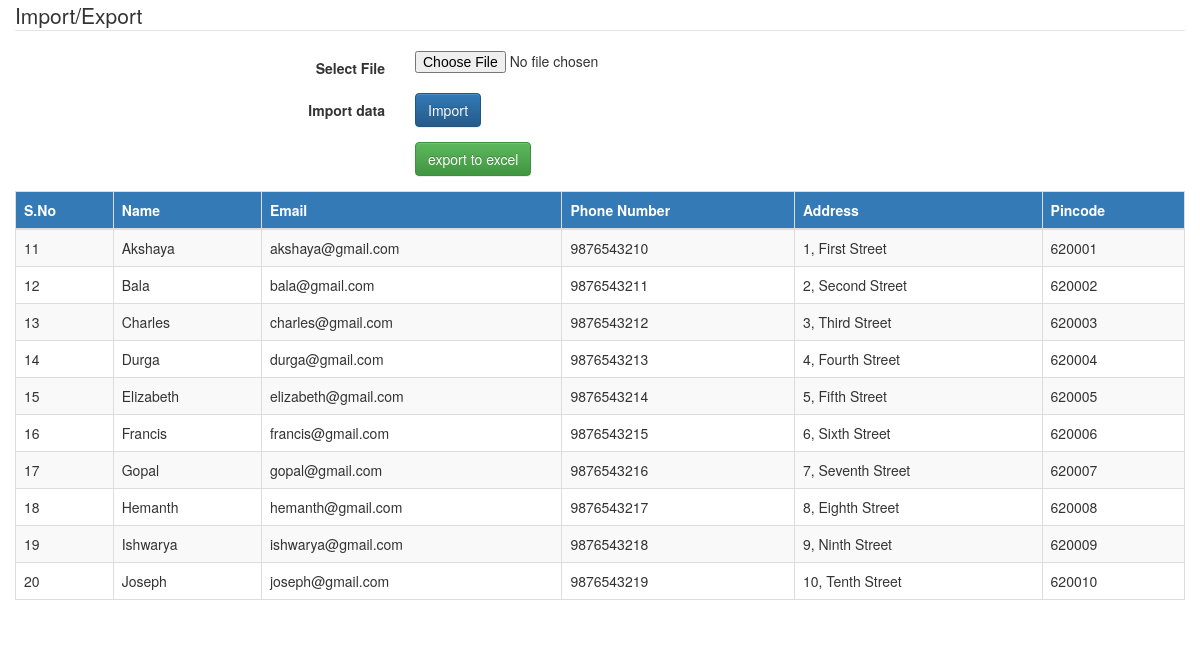
The page / on the database its author committed.
### tables this page shows
CREATE TABLE `details` (
  `s` int(11) NOT NULL,
  `name` varchar(255) NOT NULL,
  `email` varchar(255) NOT NULL,
  `phone_number` varchar(255) NOT NULL,
  `address` varchar(255) NOT NULL,
  `pincode` int(11) NOT NULL
);

### index.php (the view, shortened to what this page needs)
<!DOCTYPE html>
<html lang="en">
<head>
    <link rel="stylesheet" href="https://maxcdn.bootstrapcdn.com/bootstrap/3.3.7/css/bootstrap.min.css">
    <link rel="stylesheet" href="https://maxcdn.bootstrapcdn.com/bootstrap/3.3.7/css/bootstrap-theme.min.css">
</head>
<body>
    <div id="wrap">
        <div class="container">
            <div class="row">
                <form class="form-horizontal" action="actions.php" method="post" name="import" enctype="multipart/form-data">
                    <fieldset>
                        <legend>Import/Export</legend>
                        <div class="form-group">
                            <label class="col-md-4 control-label" for="filebutton">Select File</label>
                            <div class="col-md-4">
                                <input type="file" name="file" id="file" class="input-large">
                            </div>
                        </div>
                        <div class="form-group">
                            <label class="col-md-4 control-label" for="singlebutton">Import data</label>
                            <div class="col-md-4">
                                <button type="submit" id="submit" name="submit" class="btn btn-primary button-loading" data-loading-text="Loading...">Import</button>
                            </div>
                        </div>
                    </fieldset>
                </form>
                <div>
                    <form class="form-horizontal" action="actions.php" method="post" name="upload_excel" enctype="multipart/form-data">
                        <div class="form-group">
                                <div class="col-md-4 col-md-offset-4">
                                    <input type="submit" name="Export" class="btn btn-success" value="export to excel"/>
                                </div>
                        </div>
                    </form>
                </div>
                <?php
                    include 'db_conn.php';
                    $sql1 = "SELECT * FROM `details`";
                    $result1 = mysqli_query($conn,$sql1);
                    if(mysqli_num_rows($result1) > 0)
                    {
                        echo "<div class='table-responsive'><table id='myTable' class='table table-striped table-bordered'>
                                <thead class='bg-primary'>
                                    <tr>
                                        <th>S.No</th>
                                        <th>Name</th>
                                        <th>Email</th>
                                        <th>Phone Number</th>
                                        <th>Address</th>
                                        <th>Pincode</th>
                                    </tr>
                                </thead>
                            ";
                        while($row = mysqli_fetch_assoc($result1))
                        {
                            echo "
                                    <tr>
                                        <td>" . $row['s'] . "</td>
                                        <td>" . $row['name'] . "</td>
                                        <td>" . $row['email'] . "</td>
                                        <td>" . $row['phone_number'] . "</td>
                                        <td>" . $row['address'] . "</td>
                                        <td>" . $row['pincode'] . "</td>
                                    </tr>
                                ";
                        }
                        echo "</tbody></table></div>";
                    }
                    else
                    {
                        echo "you have no records";
                    }
                ?>
            </div>
        </div>
    </div>
</body>
</html>

### rows shown on the page
details: s "11", name "Akshaya", email "akshaya@gmail.com", phone_number "9876543210", address "1, First Street", pincode "620001"
details: s "12", name "Bala", email "bala@gmail.com", phone_number "9876543211", address "2, Second Street", pincode "620002"
details: s "13", name "Charles", email "charles@gmail.com", phone_number "9876543212", address "3, Third Street", pincode "620003"
details: s "14", name "Durga", email "durga@gmail.com", phone_number "9876543213", address "4, Fourth Street", pincode "620004"
details: s "15", name "Elizabeth", email "elizabeth@gmail.com", phone_number "9876543214", address "5, Fifth Street", pincode "620005"
details: s "16", name "Francis", email "francis@gmail.com", phone_number "9876543215", address "6, Sixth Street", pincode "620006"
details: s "17", name "Gopal", email "gopal@gmail.com", phone_number "9876543216", address "7, Seventh Street", pincode "620007"
details: s "18", name "Hemanth", email "hemanth@gmail.com", phone_number "9876543217", address "8, Eighth Street", pincode "620008"
details: s "19", name "Ishwarya", email "ishwarya@gmail.com", phone_number "9876543218", address "9, Ninth Street", pincode "620009"
details: s "20", name "Joseph", email "joseph@gmail.com", phone_number "9876543219", address "10, Tenth Street", pincode "620010"
